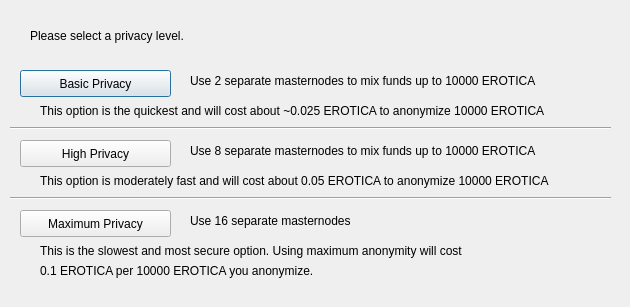
<?xml version="1.0" encoding="UTF-8"?>
<ui version="4.0">
 <class>ObfuscationConfig</class>
 <widget class="QDialog" name="ObfuscationConfig">
  <property name="geometry">
   <rect>
    <x>0</x>
    <y>0</y>
    <width>630</width>
    <height>307</height>
   </rect>
  </property>
  <property name="windowTitle">
   <string>Configure Obfuscation</string>
  </property>
  <widget class="QPushButton" name="buttonBasic">
   <property name="geometry">
    <rect>
     <x>20</x>
     <y>70</y>
     <width>151</width>
     <height>27</height>
    </rect>
   </property>
   <property name="text">
    <string>Basic Privacy</string>
   </property>
  </widget>
  <widget class="QPushButton" name="buttonHigh">
   <property name="geometry">
    <rect>
     <x>20</x>
     <y>140</y>
     <width>151</width>
     <height>27</height>
    </rect>
   </property>
   <property name="text">
    <string>High Privacy</string>
   </property>
  </widget>
  <widget class="QPushButton" name="buttonMax">
   <property name="geometry">
    <rect>
     <x>20</x>
     <y>210</y>
     <width>151</width>
     <height>27</height>
    </rect>
   </property>
   <property name="text">
    <string>Maximum Privacy</string>
   </property>
  </widget>
  <widget class="QLabel" name="label">
   <property name="geometry">
    <rect>
     <x>30</x>
     <y>20</y>
     <width>571</width>
     <height>31</height>
    </rect>
   </property>
   <property name="text">
    <string>Please select a privacy level.</string>
   </property>
  </widget>
  <widget class="QLabel" name="label_2">
   <property name="geometry">
    <rect>
     <x>190</x>
     <y>70</y>
     <width>421</width>
     <height>21</height>
    </rect>
   </property>
   <property name="text">
    <string>Use 2 separate masternodes to mix funds up to 10000 EROTICA</string>
   </property>
  </widget>
  <widget class="QLabel" name="label_3">
   <property name="geometry">
    <rect>
     <x>190</x>
     <y>140</y>
     <width>411</width>
     <height>21</height>
    </rect>
   </property>
   <property name="text">
    <string>Use 8 separate masternodes to mix funds up to 10000 EROTICA</string>
   </property>
  </widget>
  <widget class="QLabel" name="label_4">
   <property name="geometry">
    <rect>
     <x>190</x>
     <y>210</y>
     <width>421</width>
     <height>21</height>
    </rect>
   </property>
   <property name="text">
    <string>Use 16 separate masternodes</string>
   </property>
  </widget>
  <widget class="QLabel" name="label_6">
   <property name="geometry">
    <rect>
     <x>40</x>
     <y>100</y>
     <width>561</width>
     <height>21</height>
    </rect>
   </property>
   <property name="text">
    <string>This option is the quickest and will cost about ~0.025 EROTICA to anonymize 10000 EROTICA</string>
   </property>
  </widget>
  <widget class="QLabel" name="label_7">
   <property name="geometry">
    <rect>
     <x>40</x>
     <y>170</y>
     <width>561</width>
     <height>21</height>
    </rect>
   </property>
   <property name="text">
    <string>This option is moderately fast and will cost about 0.05 EROTICA to anonymize 10000 EROTICA</string>
   </property>
  </widget>
  <widget class="QLabel" name="label_8">
   <property name="geometry">
    <rect>
     <x>40</x>
     <y>240</y>
     <width>561</width>
     <height>21</height>
    </rect>
   </property>
   <property name="text">
    <string>This is the slowest and most secure option. Using maximum anonymity will cost</string>
   </property>
  </widget>
  <widget class="QLabel" name="label_9">
   <property name="geometry">
    <rect>
     <x>40</x>
     <y>260</y>
     <width>561</width>
     <height>21</height>
    </rect>
   </property>
   <property name="text">
    <string>0.1 EROTICA per 10000 EROTICA you anonymize.</string>
   </property>
  </widget>
  <widget class="Line" name="line">
   <property name="geometry">
    <rect>
     <x>10</x>
     <y>120</y>
     <width>601</width>
     <height>16</height>
    </rect>
   </property>
   <property name="orientation">
    <enum>Qt::Horizontal</enum>
   </property>
  </widget>
  <widget class="Line" name="line_2">
   <property name="geometry">
    <rect>
     <x>10</x>
     <y>190</y>
     <width>601</width>
     <height>16</height>
    </rect>
   </property>
   <property name="orientation">
    <enum>Qt::Horizontal</enum>
   </property>
  </widget>
 </widget>
 <resources/>
 <connections/>
</ui>
